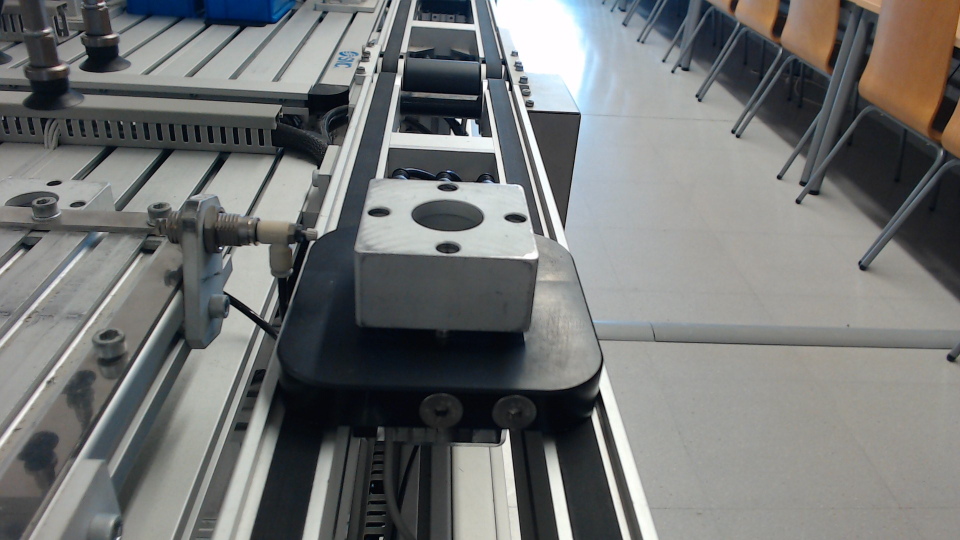
#> input picture data/Imagenes_FMS/FMS201/FMS201_con_base_nook.jpg, 1920 x 1080 px (shown at 1/2 size)
$ python -i fms205.py   (imports and definitions only)
#> lines starting #> are read from the running program, lines starting #| are printed output that depends on the picture; after the words box and inside, x2 and y2 are one past the last pixel; in counts of white or black regions, pixels touching at a corner belong together
#> further down, picture is the input picture: shape (1080, 1920, 3); mean B, G, R 116.3, 117.1, 115.3
### src/vision/utils/preprocesamiento.py
"""
Pasos de preprocesado de imagen compartidos por las 4 estaciones del FMS-200.

Por qué un módulo aparte: las 4 estaciones usan la misma cámara y el mismo
encuadre (la pieza base siempre aparece igual), así que los primeros pasos
del pipeline (pasar a grises, suavizar, binarizar y buscar contornos) son
técnicas 100% genéricas, sin nada específico de ninguna estación en concreto.
Se extrajeron aquí al empezar FMS-202, al comprobar que iban a ser una copia
exacta de las mismas funciones ya escritas para FMS-201 (ver
docs/bitacora_algoritmos.txt).

Lo que SÍ sigue siendo específico de cada estación (y por tanto no vive
aquí) son los umbrales de área/distancia para encontrar la pieza y toda la
lógica de decisión final: cada fms20X.py mantiene lo suyo.
"""

import cv2 as cv
import numpy as np


def recortar_roi(imagen_bgr, roi):
    """
    Recorta la imagen a una región de interés (ROI) fija: x1, y1, x2, y2 en
    píxeles.

    Por qué es genérica y no específica de una estación: la cámara está fija
    en las 4 estaciones y la pieza cae siempre en la misma zona del
    encuadre, así que el recorte en sí es idéntico en las 4; lo único que
    cambia es la propia región (definida como constante ROI en cada
    fms20X.py, medida por separado para cada estación).
    """
#> called with roi = (150, 60, 470, 380)
    x1, y1, x2, y2 = roi
    return imagen_bgr[y1:y2, x1:x2]
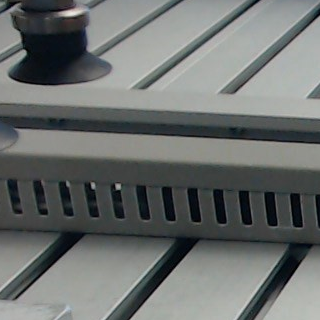
#> returned value: shape (320, 320, 3); mean of channels 0, 1, 2 109.3, 110.7, 107; drawn as B, G, R


def convertir_a_grises(imagen_bgr):
    """
    Convierte la imagen (en color, formato BGR de OpenCV) a un único canal
    de grises.

    Por qué: en ninguna de las estaciones la decisión depende del color de
    la pieza (siempre es el mismo aluminio/metal), sino de su FORMA y sus
    SOMBRAS. Trabajar en grises simplifica todo lo que viene después
    (umbralizado, contornos) porque pasamos de 3 canales a 1, sin perder la
    información que realmente se necesita.
    """
    return cv.cvtColor(imagen_bgr, cv.COLOR_BGR2GRAY)
#> returned value: shape (320, 320)


def suavizar(grises):
    """
    Aplica un desenfoque gaussiano suave antes de umbralizar.

    Por qué: el sensor de la cámara introduce ruido de alta frecuencia
    (grano, pequeñas motas) que puede generar contornos falsos diminutos al
    binarizar. Un desenfoque gaussiano pequeño (5x5) promedia esos píxeles
    sueltos con sus vecinos sin llegar a borrar los contornos reales, mucho
    más grandes que el ruido.
    """
    return cv.GaussianBlur(grises, (5, 5), 0)


def binarizar(grises_suavizados):
    """
    Convierte la imagen en grises a blanco/negro puro usando el método de
    Otsu.

    Por qué Otsu y no un umbral fijo: Otsu analiza el histograma de la
    imagen y elige automáticamente el punto de corte que mejor separa dos
    poblaciones de brillo (fondo/plataforma oscura frente a la pieza
    metálica clara). Un valor fijo a ojo se rompería en cuanto cambiara
    ligeramente la iluminación del laboratorio; Otsu se recalcula en cada
    imagen y es más robusto a esos cambios sin tener que tocar código.

    Devuelve una imagen binaria donde la pieza (más clara que el fondo)
    queda en blanco (255) y el resto en negro (0).
    """
    _, binaria = cv.threshold(
        grises_suavizados, 0, 255, cv.THRESH_BINARY + cv.THRESH_OTSU
    )
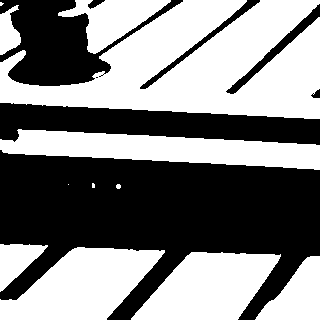
#> binaria: shape (320, 320); 51.3% white; 8 black regions (1 under 20 px), largest, box (x1, y1, x2, y2) and area: (0, 150, 320, 320) 32875, (0, 103, 320, 145) 8274, (0, 0, 183, 86) 6859
    return binaria


def encontrar_contornos(binaria):
    """
    Busca las siluetas (contornos) de las zonas blancas de la imagen binaria,
    incluyendo la relación padre-hijo entre ellas (qué contorno es un
    "agujero" dentro de otro).

    Por qué RETR_CCOMP: varias estaciones necesitan analizar agujeros
    interiores de la pieza (huecos, rebajes), que son contornos "hijos" del
    contorno exterior. RETR_CCOMP organiza los contornos en dos niveles
    (exteriores y agujeros) y da además, para cada uno, el índice de su
    padre.

    Por qué CHAIN_APPROX_SIMPLE: en vez de guardar todos los puntos del
    borde, comprime segmentos rectos a solo sus extremos. El resultado es
    el mismo contorno con muchos menos puntos -> más rápido y con menos
    memoria, sin perder la forma real.

    Devuelve (contornos, jerarquia) tal cual los da OpenCV. jerarquia[0][i]
    es [siguiente, anterior, primer_hijo, padre] del contorno i.
    """
    contornos, jerarquia = cv.findContours(binaria, cv.RETR_CCOMP, cv.CHAIN_APPROX_SIMPLE)
    return contornos, jerarquia


def encontrar_hueco_principal(contornos, jerarquia, contorno_padre):
    """
    De entre los "agujeros" (contornos hijos) de un contorno dado, devuelve
    el más grande. Útil para quedarse con el hueco/rebaje central de una
    pieza descartando automáticamente agujeros más pequeños (p. ej. los de
    tornillo en las esquinas).

    Por qué es genérica y no específica de una estación: no asume ningún
    tamaño ni forma concreta, solo la relación estructural "hijo de este
    contorno" que da RETR_CCOMP -> sirve igual para el hueco de FMS-201 que
    para el de cualquier otra estación con un rebaje central.

    Devuelve None si el contorno dado no tiene ningún hijo detectado.
    """
    idx_padre = next(i for i, cnt in enumerate(contornos) if cnt is contorno_padre)

    mejor_hijo = None
    mejor_area = 0
    for i, cnt in enumerate(contornos):
        es_hijo = jerarquia[0][i][3] == idx_padre
        if es_hijo:
            area = cv.contourArea(cnt)
            if area > mejor_area:
                mejor_area = area
                mejor_hijo = cnt

    return mejor_hijo


# Kernel para el cierre morfológico (ver limpiar_binaria).
_KERNEL_CIERRE = np.ones((5, 5), np.uint8)


def limpiar_binaria(binaria):
    """
    Aplica un cierre morfológico (dilatar y luego erosionar) a la imagen
    binaria, para suavizar pequeñas irregularidades del borde de un hueco.

    Por qué hace falta esto: Otsu no siempre umbraliza el borde en
    exactamente el mismo píxel de una foto a otra, aunque la escena sea
    idéntica a simple vista: ese ruido de un par de píxeles cambia el
    área/perímetro medido más de lo esperado, y cuando el margen entre dos
    categorías es estrecho (visto por primera vez en FMS-202, y de nuevo en
    FMS-205) ese ruido basta para confundirlas. El cierre morfológico
    rellena esas pequeñas muescas/salientes del borde antes de medir.

    Por qué es genérica y no específica de una estación: es una operación
    de limpieza de imagen sin ningún parámetro propio de una pieza concreta;
    se usa igual en FMS-202 y FMS-205 (ver docs/bitacora_algoritmos.txt).
    """
    return cv.morphologyEx(binaria, cv.MORPH_CLOSE, _KERNEL_CIERRE)
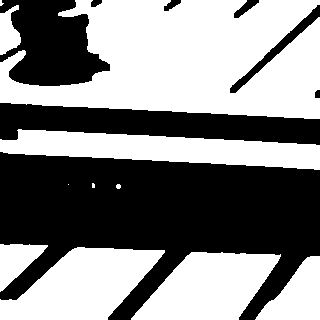
#> returned value: shape (320, 320); 52.3% white; 8 black regions

### src/vision/fms205/fms205.py
"""
FMS-205: inspección del tapón insertado.

FMS-205 recibe la pieza de las estaciones anteriores y le inserta un tapón
en el hueco central. Hay 3 materiales posibles (metálico, negro, blanco)
insertados a 2 alturas posibles (alta/baja), más el caso sin tapón:

  - SIN_TAPON
  - TAPON_METALICO_BAJO / TAPON_METALICO_ALTO
  - TAPON_NEGRO_BAJO    / TAPON_NEGRO_ALTO
  - TAPON_BLANCO_BAJO   / TAPON_BLANCO_ALTO

Este fichero solo contiene el algoritmo de visión (funciones puras: entra
una imagen, sale un resultado). No abre cámara ni ventanas.
"""

import numpy as np
import cv2 as cv

from src.vision.utils.preprocesamiento import (
    recortar_roi,
    convertir_a_grises,
    suavizar,
    binarizar,
    encontrar_contornos,
    encontrar_hueco_principal,
    limpiar_binaria,
)


# Región de interés (ROI) fija: x1, y1, x2, y2 en píxeles.
#
# Medido sobre varias imágenes de las 7 categorías: el bloque cae siempre en
# x=181-182, ancho~264-265; el borde inferior del bloque es muy estable
# (~352-361). Se recorta con margen amplio arriba para no perder el propio
# tapón cuando está "alto".
ROI = (150, 60, 470, 380)


def encontrar_bloque(contornos):
    """
    Devuelve el contorno del bloque: dentro del ROI, el contorno de mayor
    área (igual que en FMS-202).
    """
    return max(contornos, key=cv.contourArea)


# Umbrales de área del hueco (en píxeles², tras limpiar_binaria), medidos
# sobre las 120 imágenes reales de FMS-205 excluyendo interferencias de mano
# (ver docs/bitacora_algoritmos.txt para el detalle completo):
#   - TAPON_BLANCO (alto o bajo):        área 324 - 402
#   - SIN_TAPON o TAPON_METALICO_ALTO:   área 658 - 1098   (se resuelven
#     entre sí con el gradiente interior, ver decidir_tipo_y_altura)
#   - TAPON_METALICO_BAJO:               área 1599 - 1966
#   - TAPON_NEGRO (bajo o alto):         área 13836 - 15018
# Los cuatro grupos están separados por márgenes de cientos de píxeles², así
# que los cortes se ponen a mitad de camino entre cada dos grupos.
AREA_MAX_BLANCO = 525
AREA_MAX_SIN_TAPON_O_METALICO_ALTO = 1350
AREA_MAX_METALICO_BAJO = 8000
AREA_MAX_NEGRO_BAJO = 14750

# Perímetro del hueco, solo para separar TAPON_BLANCO_ALTO de
# TAPON_BLANCO_BAJO (el área es prácticamente igual en ambos):
#   - TAPON_BLANCO_ALTO: perímetro 75.9 - 78.8
#   - TAPON_BLANCO_BAJO: perímetro 88.6 - 90.6
PERIMETRO_MAX_BLANCO_ALTO = 84

# Gradiente interior (ver medir_gradiente_interior), solo para separar
# SIN_TAPON de TAPON_METALICO_ALTO (su área se solapa: ambos son aluminio
# liso a ras, muy parecidos en bruto):
#   - SIN_TAPON (cavidad hueca):        gradiente 40.4 - 42.8
#   - TAPON_METALICO_ALTO (tapa plana): gradiente 20.3 - 37.5
# Se investigó esta técnica a partir de literatura de "shape from shading" /
# el operador D_arg (Tankus & Yeshurun) para distinguir superficies cóncavas
# de planas del mismo color: una cavidad tiene una pared curva que genera
# un gradiente de brillo continuo (sombreado), mientras que una tapa plana
# instalada a ras es uniforme por dentro, con el gradiente concentrado solo
# en el borde exterior (que se excluye erosionando la máscara).
GRADIENTE_MIN_SIN_TAPON = 39
_KERNEL_EROSION_GRADIENTE = np.ones((7, 7), np.uint8)


def medir_gradiente_interior(grises, hueco):
    """
    Mide el gradiente de intensidad (Sobel) dentro del hueco, excluyendo su
    borde exterior (que siempre tiene gradiente alto, sea cual sea la forma
    3D real del interior).

    Por qué: una cavidad hueca real (SIN_TAPON) tiene una pared curva que
    refleja la luz de forma gradual según la inclinación de la superficie
    (más clara arriba, más oscura al fondo) -> gradiente interior alto y
    continuo. Una tapa plana instalada al ras (TAPON_METALICO_ALTO) es
    prácticamente uniforme por dentro -> gradiente interior bajo. Es la
    misma idea que las técnicas de "shape from shading" para distinguir
    superficies cóncavas de planas del mismo color.
    """
    mascara = np.zeros(grises.shape, np.uint8)
    cv.drawContours(mascara, [hueco], -1, 255, -1)
    mascara_interior = cv.erode(mascara, _KERNEL_EROSION_GRADIENTE)

    sobel_x = cv.Sobel(grises, cv.CV_64F, 1, 0, ksize=3)
    sobel_y = cv.Sobel(grises, cv.CV_64F, 0, 1, ksize=3)
    magnitud = cv.magnitude(sobel_x, sobel_y)

    if mascara_interior.sum() == 0:
        return 0.0
    return float(magnitud[mascara_interior == 255].mean())


def decidir_tipo_y_altura(hueco, grises):
    """
    Clasifica el estado del tapón (o su ausencia) a partir del área del
    hueco, con dos desempates puntuales (perímetro para blanco, gradiente
    para sin_tapon/metálico_alto) donde el área por sí sola no basta.

    Devuelve None si no se ha encontrado ningún hueco interior, ya que
    ninguno de los siete estados del vocabulario de esta estación
    representa esa situación (a diferencia de FMS-201/FMS-202, que sí
    tienen un estado de "pieza ausente" reutilizable). El orquestador
    (apartado 4.6) interpreta ese None como una inspección sin
    clasificar y no escribe ningún resultado por ADS ese ciclo.
    """
    if hueco is None:
        return None
    area = cv.contourArea(hueco)

    if area < AREA_MAX_BLANCO:
        perimetro = cv.arcLength(hueco, True)
        if perimetro < PERIMETRO_MAX_BLANCO_ALTO:
            return "TAPON_BLANCO_ALTO"
        return "TAPON_BLANCO_BAJO"

    if area < AREA_MAX_SIN_TAPON_O_METALICO_ALTO:
        gradiente = medir_gradiente_interior(grises, hueco)
        if gradiente >= GRADIENTE_MIN_SIN_TAPON:
            return "SIN_TAPON"
        return "TAPON_METALICO_ALTO"

    if area < AREA_MAX_METALICO_BAJO:
        return "TAPON_METALICO_BAJO"

    if area < AREA_MAX_NEGRO_BAJO:
        return "TAPON_NEGRO_BAJO"

    return "TAPON_NEGRO_ALTO"


def procesar(imagen_bgr):
    """
    Punto de entrada único del algoritmo de FMS-205: recibe una imagen (tal
    cual la da la cámara, en color BGR) y devuelve el estado de la estación.
    """
    recorte = recortar_roi(imagen_bgr, ROI)
    grises = convertir_a_grises(recorte)
    suave = suavizar(grises)
    binaria = limpiar_binaria(binarizar(suave))
    contornos, jerarquia = encontrar_contornos(binaria)
#> in encontrar_contornos, `contornos, jerarquia = cv.findContours(binaria, cv.RETR_CCOMP, cv.CHAI..`: contornos = 11 contours, 4 with area under 20; largest, box (x1, y1, x2, y2) and area: (0, 0, 320, 119) 26558, (0, 129, 320, 170) 7400, (0, 247, 165, 320) 7343, (131, 252, 281, 320) 6600, (255, 256, 320, 320) 2323, (0, 244, 48, 292) 1160, (0, 5, 21, 55) 606; jerarquia = [[1, -1, -1, -1], [2, 0, -1, -1], [3, 1, -1, -1], [4, 2, -1, -1], [5, 3, -1, -1], [6, 4, -1, -1], [7, 5, -1, -1], [8, 6, -1, -1], [9, 7, -1, -1], [10, 8, -1, -1], [-1, 9, -1, -1]]

    bloque = encontrar_bloque(contornos)
#> bloque = contour of 266 points, box (x1, y1, x2, y2) (0, 0, 320, 119), area 26558
    hueco = encontrar_hueco_principal(contornos, jerarquia, bloque)
#> in encontrar_hueco_principal, `idx_padre = next(i for i, cnt in enumerate(contornos) if cnt is contor..`: idx_padre = 9
#> the loop in encontrar_hueco_principal, `for i, cnt in enumerate(contornos):` made 11 passes
#> cnt on pass 6: [[68, 184]]
#> after the loop in encontrar_hueco_principal, `for i, cnt in enumerate(contornos):`: mejor_area = 0
    return decidir_tipo_y_altura(hueco, grises)

>>> import cv2
>>> picture = cv2.imread('../../../data/Imagenes_FMS/FMS201/FMS201_con_base_nook.jpg')
>>> result = procesar(picture)

$ run again, on data/Imagenes_FMS/FMS201/captura_10.jpg
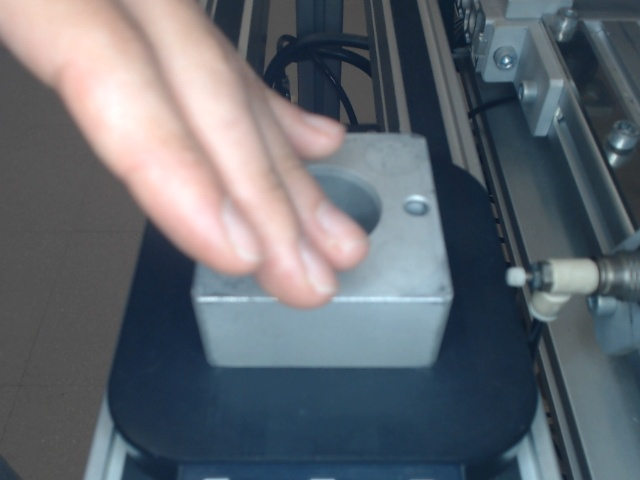
#> input picture data/Imagenes_FMS/FMS201/captura_10.jpg, 640 x 480 px
#> picture is the input picture: shape (480, 640, 3); mean B, G, R 112.4, 104.7, 98.6
#> in convertir_a_grises, `return cv.cvtColor(imagen_bgr, cv.COLOR_BGR2GRAY)`:
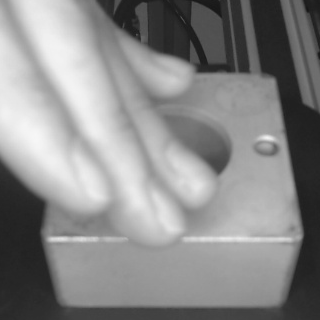
#> returned value: shape (320, 320); min 21, max 247, mean 137.4
#> in binarizar, `_, binaria = cv.threshold( grises_suavizados, 0, 255, cv.THRESH_BINARY..`:
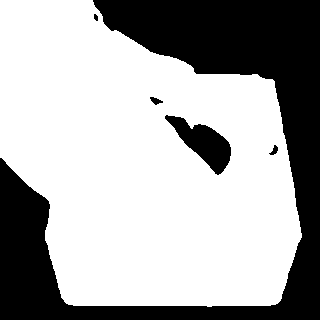
#> binaria: shape (320, 320); 66.9% white; 5 black regions, box (x1, y1, x2, y2) and area: (0, 0, 320, 320) 32039, (165, 115, 231, 175) 1720, (150, 97, 163, 105) 57, (269, 145, 278, 155) 46, (94, 14, 98, 21) 22
#> in encontrar_contornos, `contornos, jerarquia = cv.findContours(binaria, cv.RETR_CCOMP, cv.CHAI..`: contornos = 3 contours; box (x1, y1, x2, y2) and area: (0, 0, 302, 307) 69850, (166, 115, 232, 175) 1788, (153, 98, 160, 105) 34; jerarquia = [[-1, -1, 1, -1], [2, -1, -1, 0], [-1, 1, -1, 0]]
#> bloque = contour of 251 points, box (x1, y1, x2, y2) (0, 0, 302, 307), area 69850
#> idx_padre = 0
#> the loop in encontrar_hueco_principal, `for i, cnt in enumerate(contornos):` made 3 passes
#> (es_hijo, area, mejor_area) on pass 2: (True, 1787.5, 1787.5)
#> after the loop in encontrar_hueco_principal, `for i, cnt in enumerate(contornos):`: mejor_area = 1787.5; mejor_hijo = contour of 69 points, box (x1, y1, x2, y2) (166, 115, 232, 175), area 1788
#> hueco has the same summary as mejor_hijo in encontrar_hueco_principal
#> in decidir_tipo_y_altura, `area = cv.contourArea(hueco)`: area = 1787.5
#> result = 'TAPON_METALICO_BAJO'
